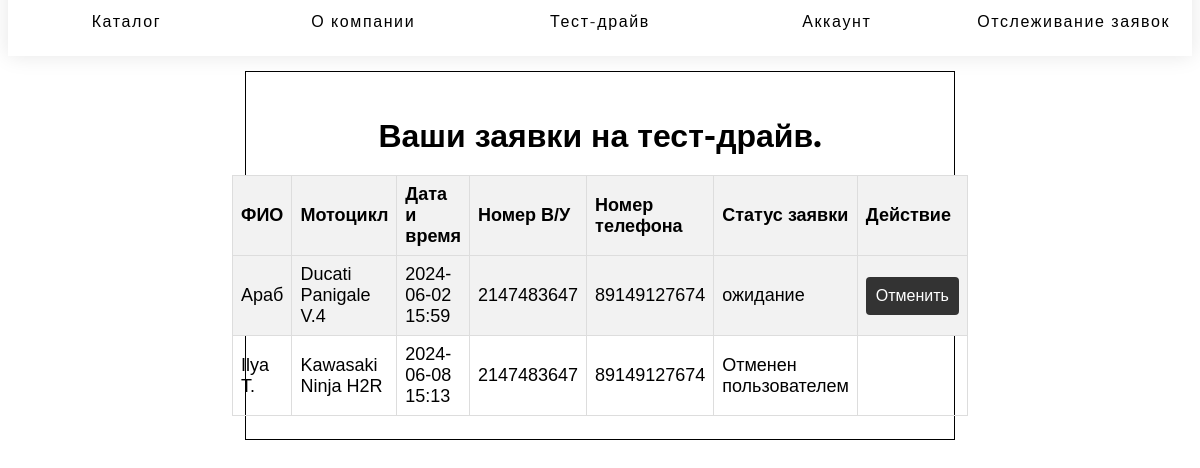
Screenshot of /track_orders.php (signed in) with the database file from the repository.
### tables this page shows
CREATE TABLE `zakaz` (
  `id` int(11) NOT NULL,
  `FIO` varchar(55) NOT NULL,
  `car` varchar(100) NOT NULL,
  `license` int(10) NOT NULL,
  `datetime` datetime(6) DEFAULT NULL,
  `number` varchar(19) NOT NULL,
  `status` varchar(35) DEFAULT 'ожидание',
  `comments` text NOT NULL,
  `user_id` int(11) DEFAULT NULL
);

### track_orders.php (the view, shortened to what this page needs)
<?php
include 'DB.php';
$user_id = $_SESSION['user_id'];
$stmt = $db->prepare("SELECT * FROM zakaz WHERE user_id = ?");
$stmt->execute([$user_id]);
$orders = $stmt->fetchAll(PDO::FETCH_ASSOC);
?>
<!DOCTYPE html>
<html lang="en">
<head>
    <link rel="stylesheet" href="style.css">
</head>
<body>
<div class="header">
<section class="et-hero-tabs">
        <div class="et-hero-tabs-container">
            <a class="et-hero-tab" href="index.php">Каталог</a>
            <a class="et-hero-tab" href="about.php">О компании</a>
            <a class="et-hero-tab" href="testdrive.php">Тест-драйв</a>
            <a class="et-hero-tab" href="register.php">Аккаунт</a>
            <?php if (isset($_SESSION['role'])): ?>
                <?php if ($_SESSION['role'] === 1): ?>
                    <a class="et-hero-tab" href="admin_panel.php">Админ</a>
                    <a class="et-hero-tab" href="orders.php">Заявки</a>
                <?php elseif ($_SESSION['role'] === 2): ?>
                    <a class="et-hero-tab" href="track_orders.php">Отслеживание заявок</a>
                <?php endif; ?>
            <?php endif; ?>
        </div>
    </section>
</div>
<div class="dtext">
    <h1>Ваши заявки на тест-драйв.</h1>
    <?php if (count($orders) > 0): ?>
        <table>
            <tr>
                <th>ФИО</th>
                <th>Мотоцикл</th>
                <th>Дата и время</th>
                <th>Номер В/У</th>
                <th>Номер телефона</th>
                <th>Статус заявки</th>
                <th>Действие</th>
            </tr>
            <?php foreach ($orders as $order): ?>
                <tr <?php if ($order['status'] == 'отклонена') echo 'class="rejected"'; ?>>
                    <td><?= htmlspecialchars($order['FIO'], ENT_QUOTES, 'UTF-8') ?></td>
                    <td><?= htmlspecialchars($order['car'], ENT_QUOTES, 'UTF-8') ?></td>
                    <td><?= date("Y-m-d H:i", strtotime($order['datetime'])) ?></td>
                    <td><?= htmlspecialchars($order['license'], ENT_QUOTES, 'UTF-8') ?></td>
                    <td><?= htmlspecialchars($order['number'], ENT_QUOTES, 'UTF-8') ?></td>
                    <td><?= htmlspecialchars($order['status'], ENT_QUOTES, 'UTF-8') ?></td>
                    <td>
                        <?php if ($order['status'] !== 'Отменен пользователем'): ?>
                            <form id="cancelForm<?= $order['id'] ?>" method="post" action="cancel_order.php">
                                <button type="button" onclick="confirmCancellation(<?= $order['id'] ?>)">Отменить</button>
                            </form>
                        <?php endif; ?>
                    </td>
                </tr>
            <?php endforeach; ?>
        </table>
    <?php else: ?>
        <p>У вас нет активных заявок.</p>
    <?php endif; ?>
</div>
</body>
</html>

### style.css (style rules this page uses)
a { text-decoration: none; }
.et-hero-tabs { display: flex; flex-direction: column; justify-content: center; align-items: center; height: 6vh; position: relative; background: #eee; text-align: center; padding: 0 2em; }
.et-hero-tab { font-size: 1rem; }
.header { position: -webkit-sticky; position: sticky; top: 0; }
body { font-family: 'Bellota', cursive; font-family: 'Montserrat', sans-serif; }
.dtext { display: flex; flex-direction: column; align-items: center; margin-left: 20%; margin-right: 20%; margin-top: 15px; border: 1px solid #000; padding: 23px 50px; }
a { text-decoration: none; color: inherit; }
.dtext h1 { text-align: center; margin-bottom: 20px; }
button { width: 100%; padding: 10px; background-color: #333; color: white; border: none; border-radius: 4px; font-size: 16px; cursor: pointer; }
table { width: 100%; border-collapse: collapse; }
table, th, td { border: 1px solid #cccccc; }
th, td { padding: 10px; text-align: left; }
th { background-color: #f2f2f2; }
tr:nth-child(even) { background-color: #f2f2f2; }

### track_orders.php (style rules this page uses)
table { font-family: 'Calibri', sans-serif; font-size: 18px; }
th, td { border: 1px solid #dddddd; text-align: left; padding: 8px; }
th { background-color: #f2f2f2; }

### rows the page displays
zakaz: FIO "Араб", car "Ducati Panigale V.4", datetime "2024-06-02 15:59", license "2147483647", number "89149127674", status "ожидание"
zakaz: FIO "Ilya T.", car "Kawasaki Ninja H2R", datetime "2024-06-08 15:13", license "2147483647", number "89149127674", status "Отменен пользователем"
